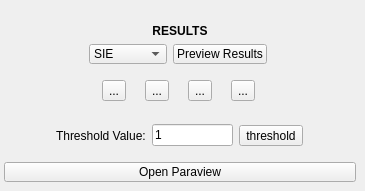
              <widget class="QWidget" name="page_11">
               <widget class="QFrame" name="frame_14">
                <property name="geometry">
                 <rect>
                  <x>56</x>
                  <y>117</y>
                  <width>247</width>
                  <height>37</height>
                 </rect>
                </property>
                <property name="frameShape">
                 <enum>QFrame::Shape::NoFrame</enum>
                </property>
                <property name="frameShadow">
                 <enum>QFrame::Shadow::Raised</enum>
                </property>
                <layout class="QHBoxLayout" name="horizontalLayout_16">
                 <property name="leftMargin">
                  <number>0</number>
                 </property>
                 <property name="topMargin">
                  <number>0</number>
                 </property>
                 <property name="rightMargin">
                  <number>0</number>
                 </property>
                 <property name="bottomMargin">
                  <number>0</number>
                 </property>
                 <item>
                  <widget class="QLabel" name="LThreshold">
                   <property name="text">
                    <string>Threshold Value:</string>
                   </property>
                  </widget>
                 </item>
                 <item>
                  <widget class="QLineEdit" name="INThreshold">
                   <property name="text">
                    <string>1</string>
                   </property>
                  </widget>
                 </item>
                 <item>
                  <widget class="QToolButton" name="BThreshold">
                   <property name="text">
                    <string>threshold</string>
                   </property>
                   <property name="icon">
                    <iconset resource="Icons/IconResourceFile.qrc">
                     <normaloff>:/Blue Icons/Blue Icons/crop.svg</normaloff>:/Blue Icons/Blue Icons/crop.svg</iconset>
                   </property>
                   <property name="iconSize">
                    <size>
                     <width>32</width>
                     <height>32</height>
                    </size>
                   </property>
                   <property name="toolButtonStyle">
                    <enum>Qt::ToolButtonStyle::ToolButtonIconOnly</enum>
                   </property>
                  </widget>
                 </item>
                </layout>
               </widget>
               <widget class="QLabel" name="LResultsSGH">
                <property name="geometry">
                 <rect>
                  <x>4</x>
                  <y>24</y>
                  <width>352</width>
                  <height>12</height>
                 </rect>
                </property>
                <property name="text">
                 <string>&lt;html&gt;&lt;head/&gt;&lt;body&gt;&lt;p align=&quot;center&quot;&gt;&lt;span style=&quot; font-weight:700; text-decoration: underline;&quot;&gt;RESULTS&lt;/span&gt;&lt;/p&gt;&lt;/body&gt;&lt;/html&gt;</string>
                </property>
               </widget>
               <widget class="QFrame" name="frame_13">
                <property name="geometry">
                 <rect>
                  <x>89</x>
                  <y>72</y>
                  <width>180</width>
                  <height>37</height>
                 </rect>
                </property>
                <property name="frameShape">
                 <enum>QFrame::Shape::NoFrame</enum>
                </property>
                <property name="frameShadow">
                 <enum>QFrame::Shadow::Raised</enum>
                </property>
                <layout class="QHBoxLayout" name="horizontalLayout_12">
                 <property name="leftMargin">
                  <number>0</number>
                 </property>
                 <property name="topMargin">
                  <number>0</number>
                 </property>
                 <property name="rightMargin">
                  <number>0</number>
                 </property>
                 <property name="bottomMargin">
                  <number>0</number>
                 </property>
                 <item>
                  <widget class="QToolButton" name="BFirstFrame">
                   <property name="text">
                    <string>...</string>
                   </property>
                   <property name="icon">
                    <iconset resource="Icons/IconResourceFile.qrc">
                     <normaloff>:/Blue Icons/Blue Icons/FirstFrame.svg</normaloff>:/Blue Icons/Blue Icons/FirstFrame.svg</iconset>
                   </property>
                   <property name="iconSize">
                    <size>
                     <width>32</width>
                     <height>32</height>
                    </size>
                   </property>
                   <property name="popupMode">
                    <enum>QToolButton::ToolButtonPopupMode::DelayedPopup</enum>
                   </property>
                   <property name="toolButtonStyle">
                    <enum>Qt::ToolButtonStyle::ToolButtonIconOnly</enum>
                   </property>
                   <property name="autoRaise">
                    <bool>false</bool>
                   </property>
                   <property name="arrowType">
                    <enum>Qt::ArrowType::NoArrow</enum>
                   </property>
                  </widget>
                 </item>
                 <item>
                  <widget class="QToolButton" name="BPreviousFrame">
                   <property name="text">
                    <string>...</string>
                   </property>
                   <property name="icon">
                    <iconset resource="Icons/IconResourceFile.qrc">
                     <normaloff>:/Blue Icons/Blue Icons/PreviousFrame.svg</normaloff>:/Blue Icons/Blue Icons/PreviousFrame.svg</iconset>
                   </property>
                   <property name="iconSize">
                    <size>
                     <width>32</width>
                     <height>32</height>
                    </size>
                   </property>
                  </widget>
                 </item>
                 <item>
                  <widget class="QToolButton" name="BNextFrame">
                   <property name="text">
                    <string>...</string>
                   </property>
                   <property name="icon">
                    <iconset resource="Icons/IconResourceFile.qrc">
                     <normaloff>:/Blue Icons/Blue Icons/NextFrame.svg</normaloff>:/Blue Icons/Blue Icons/NextFrame.svg</iconset>
                   </property>
                   <property name="iconSize">
                    <size>
                     <width>32</width>
                     <height>32</height>
                    </size>
                   </property>
                  </widget>
                 </item>
                 <item>
                  <widget class="QToolButton" name="BLastFrame">
                   <property name="text">
                    <string>...</string>
                   </property>
                   <property name="icon">
                    <iconset resource="Icons/IconResourceFile.qrc">
                     <normaloff>:/Blue Icons/Blue Icons/LastFrame.svg</normaloff>:/Blue Icons/Blue Icons/LastFrame.svg</iconset>
                   </property>
                   <property name="iconSize">
                    <size>
                     <width>32</width>
                     <height>32</height>
                    </size>
                   </property>
                  </widget>
                 </item>
                </layout>
               </widget>
               <widget class="QPushButton" name="BOpenParaviewSGH">
                <property name="geometry">
                 <rect>
                  <x>4</x>
                  <y>162</y>
                  <width>352</width>
                  <height>20</height>
                 </rect>
                </property>
                <property name="text">
                 <string>Open Paraview</string>
                </property>
               </widget>
               <widget class="QFrame" name="frame_15">
                <property name="geometry">
                 <rect>
                  <x>89</x>
                  <y>44</y>
                  <width>178</width>
                  <height>20</height>
                 </rect>
                </property>
                <property name="frameShape">
                 <enum>QFrame::Shape::NoFrame</enum>
                </property>
                <property name="frameShadow">
                 <enum>QFrame::Shadow::Raised</enum>
                </property>
                <layout class="QHBoxLayout" name="horizontalLayout_17">
                 <property name="leftMargin">
                  <number>0</number>
                 </property>
                 <property name="topMargin">
                  <number>0</number>
                 </property>
                 <property name="rightMargin">
                  <number>0</number>
                 </property>
                 <property name="bottomMargin">
                  <number>0</number>
                 </property>
                 <item>
                  <widget class="QComboBox" name="INOuputVarSGH">
                   <item>
                    <property name="text">
                     <string>SIE</string>
                    </property>
                   </item>
                  </widget>
                 </item>
                 <item>
                  <widget class="QPushButton" name="BPreviewResultsSGH">
                   <property name="text">
                    <string>Preview Results</string>
                   </property>
                  </widget>
                 </item>
                </layout>
               </widget>
              </widget>
